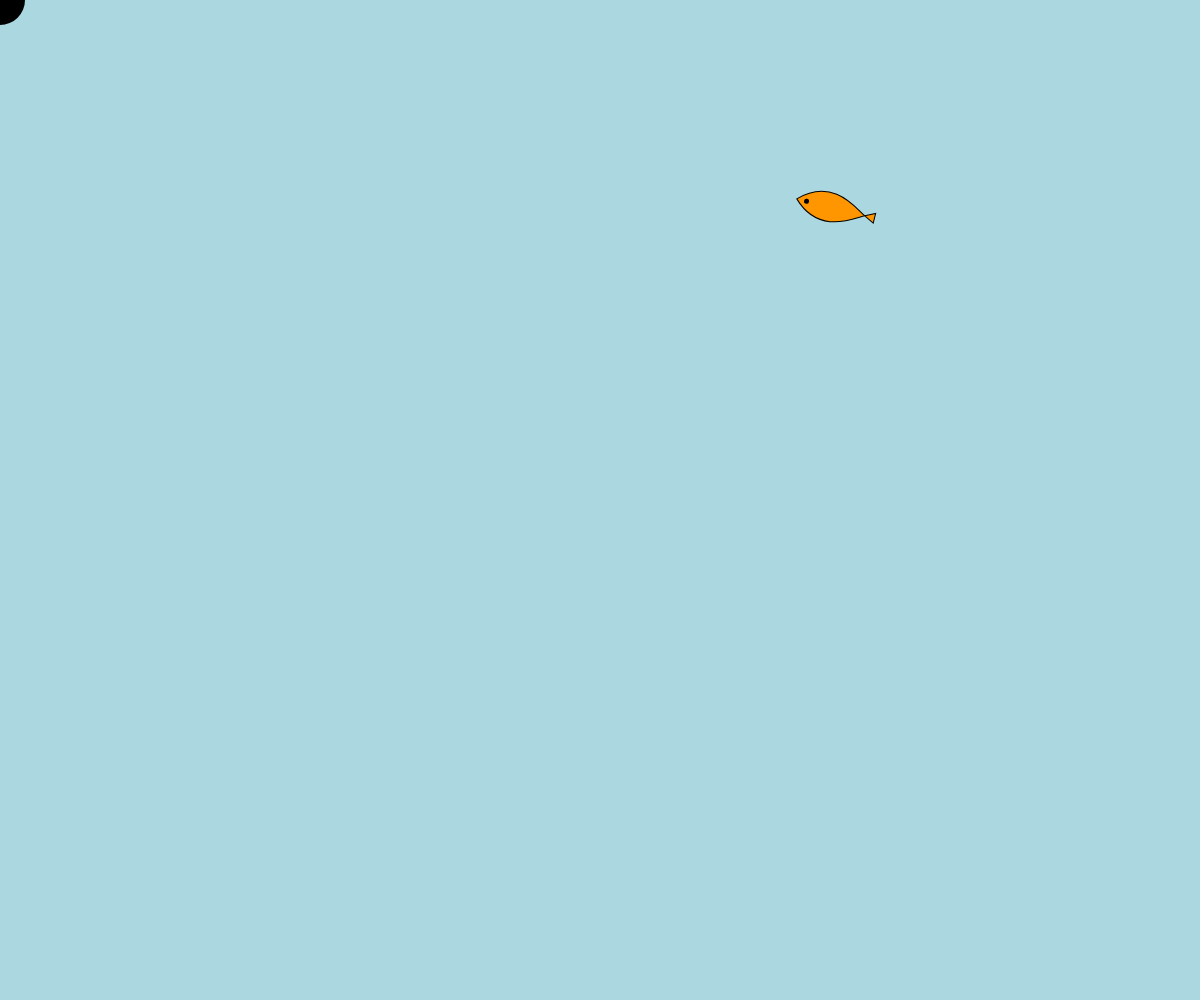
Frame 1 (no input)
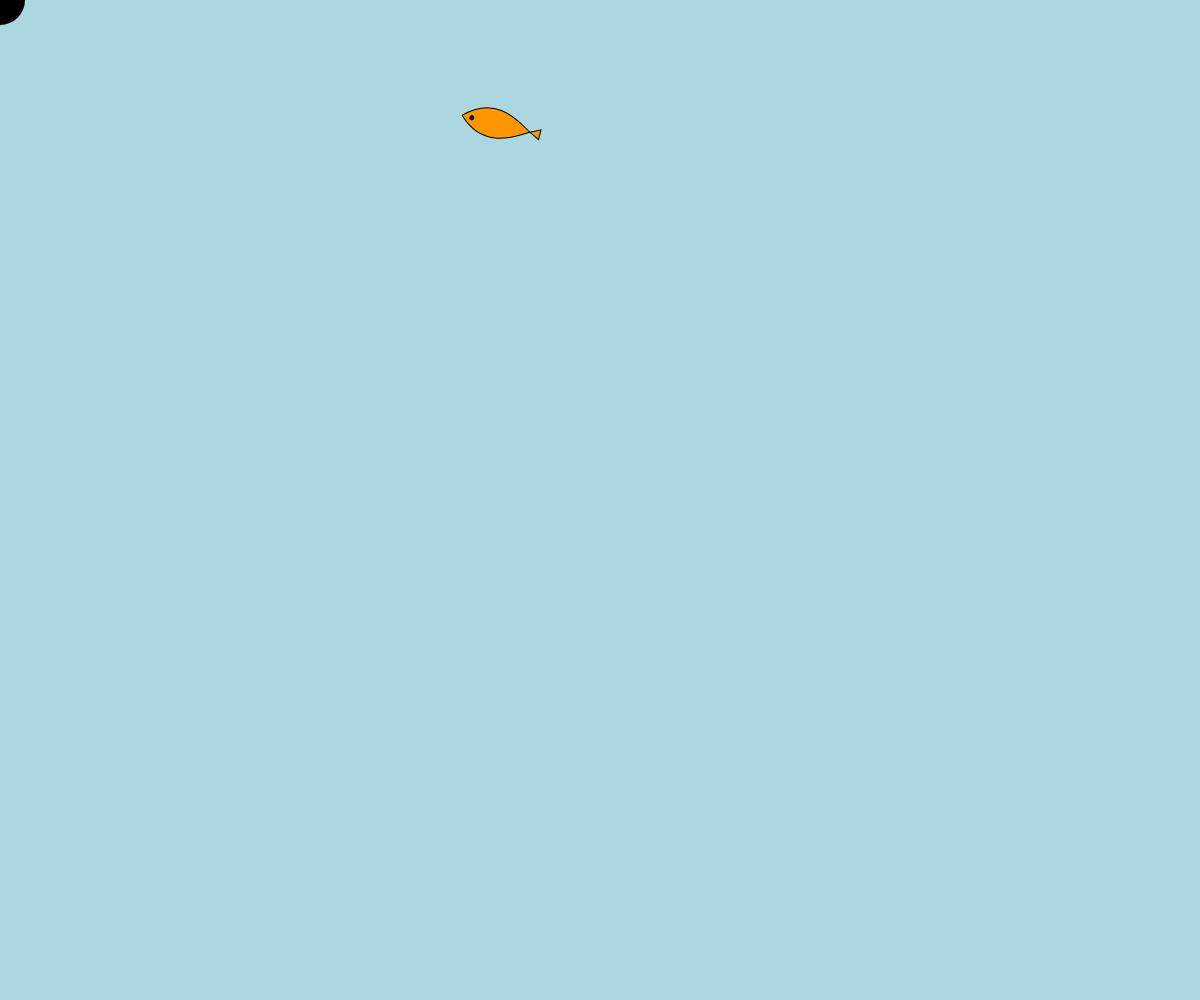
Frame 60 (no input)
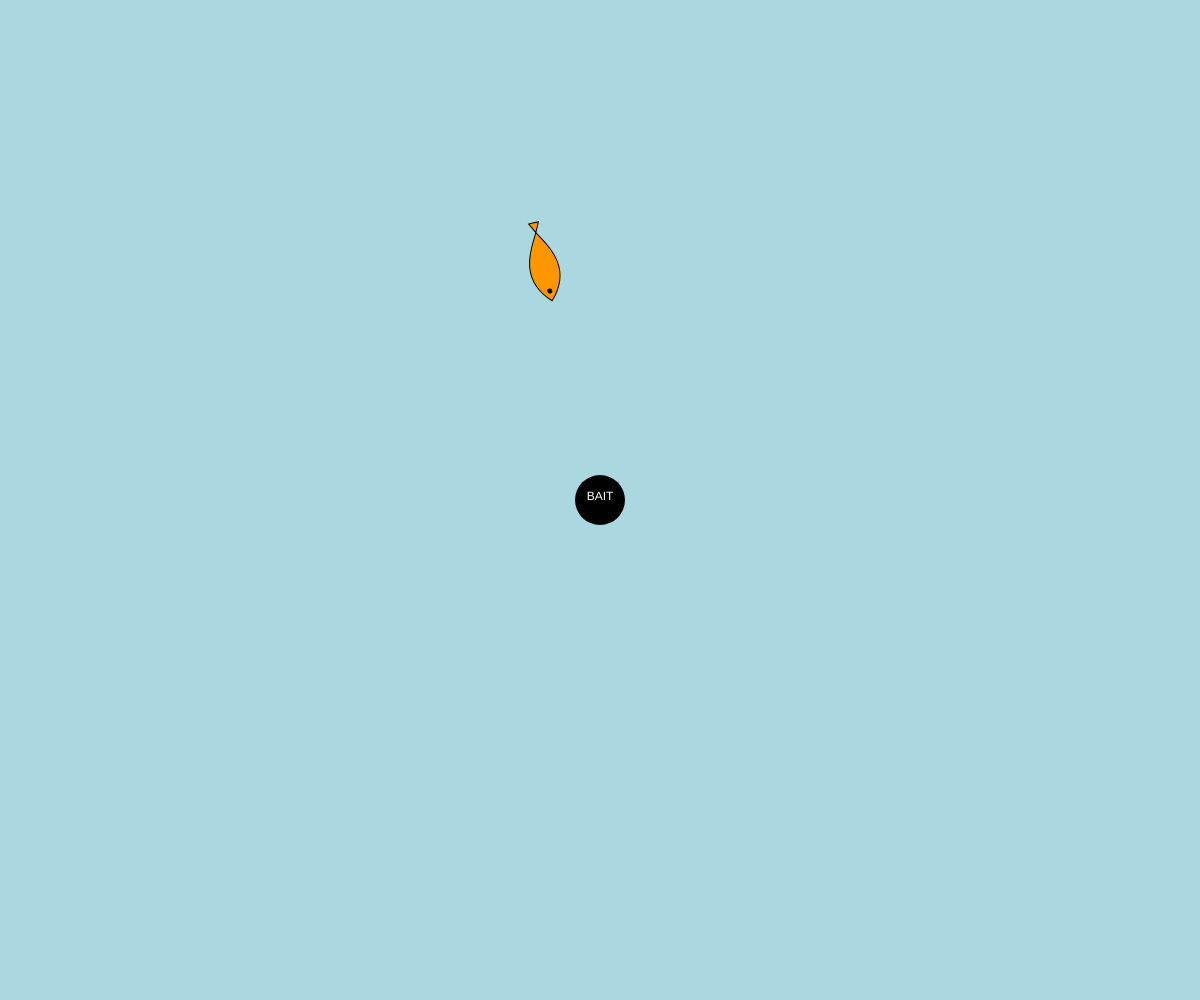
Frame 120 (the mouse pressed at the canvas centre since frame 60)

The p5.js sketch that drew these frames (run headless with seeded random() and noise() and a simulated clock; from frame 60 on, the mouse is pressed at the canvas centre):

// p5.js sketch
// ── sketch.js
let fishes = [];

function setup() {
  createCanvas(windowWidth, windowHeight);
  pixelDensity(1);
  addNewFish();
}


function draw() {
  background(171, 215, 224);

  for(let i=0;i<fishes.length;i++){
    let targetLoc = createVector(mouseX, mouseY);
    strokeWeight(50);
    point(targetLoc.x, targetLoc.y);
    fill(255);
    textAlign(CENTER);
    text("BAIT", targetLoc.x, targetLoc.y);
  
    let fish = fishes[i];
  
    let dis = targetLoc.dist(fish.loc);
    let mDist = map(dis, 100, 0, 1, 0);
    targetLoc.sub(fish.loc);
    targetLoc.normalize();
    targetLoc.mult(mDist - 1); 
    fish.loc.add(targetLoc);
    
    fish.draw();
    
  }
}

function windowResized(){
  resizeCanvas(windowWidth, windowHeight);
}



function addNewFish(){
  let randX = random(10, width-10);
  let randY = random(10, height-10);
  let fish = new Fish(randX, randY);
  fish.dis = random(1.5, 2.5);
  fishes.push(fish);  
}

class Fish{
  
  constructor(x, y){
    this.loc = createVector(x, y);
  }
  
  draw(){
    strokeWeight(1);
    angleMode(DEGREES);
    translate(this.loc.x, this.loc.y);
    let x = mouseX - this.loc.x;
    let y =   mouseY - this.loc.y;
    let deg = atan2(x, y);
    rotate(-deg);
    rectMode(CENTER); 
    
    fill(255, 150, 0);
    beginShape();
    vertex(0, 50);
    bezierVertex(30, 20, 5, -10, 0, -20);
    bezierVertex(-5, -10, -30, 20, 0, 50);
    triangle(5, -30, 0, -20, -5, -30);
    endShape();

    strokeWeight(5);
    point(0, 40);
  }
}
